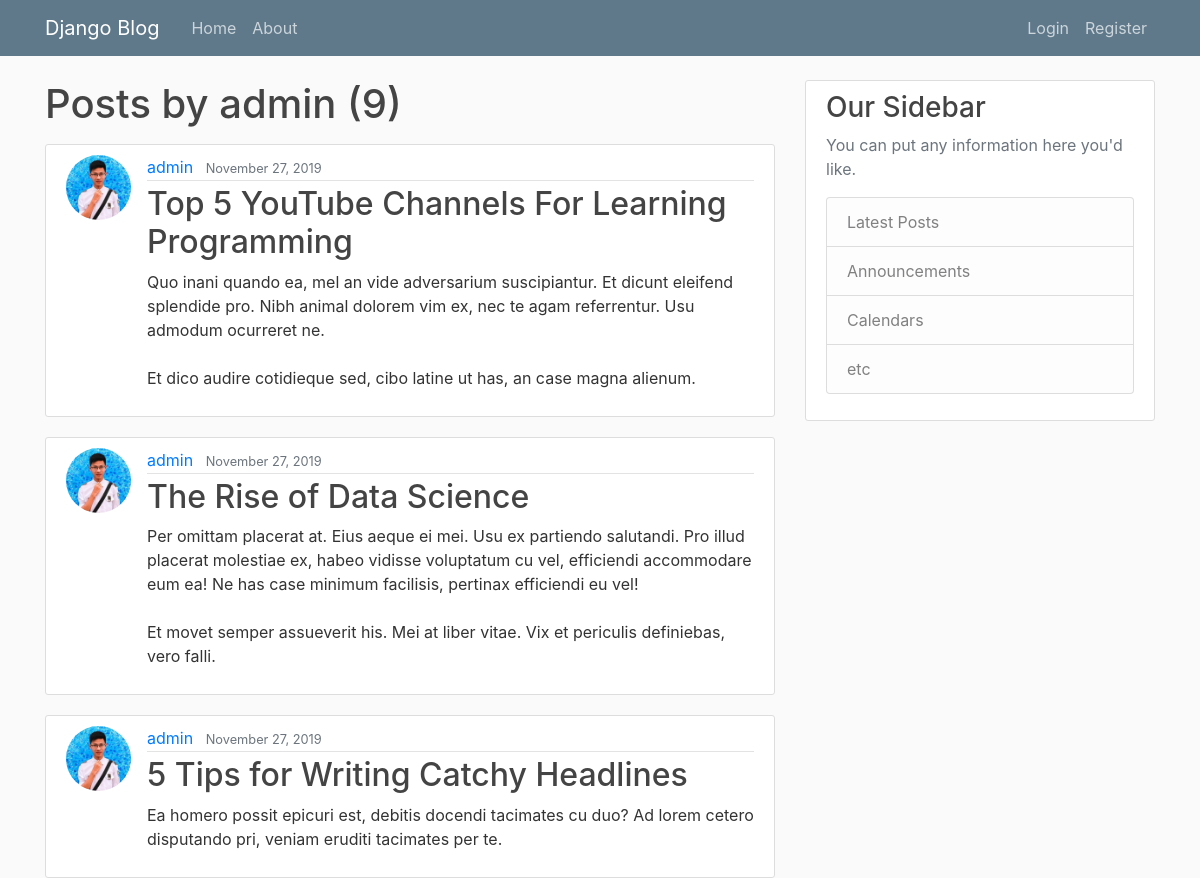
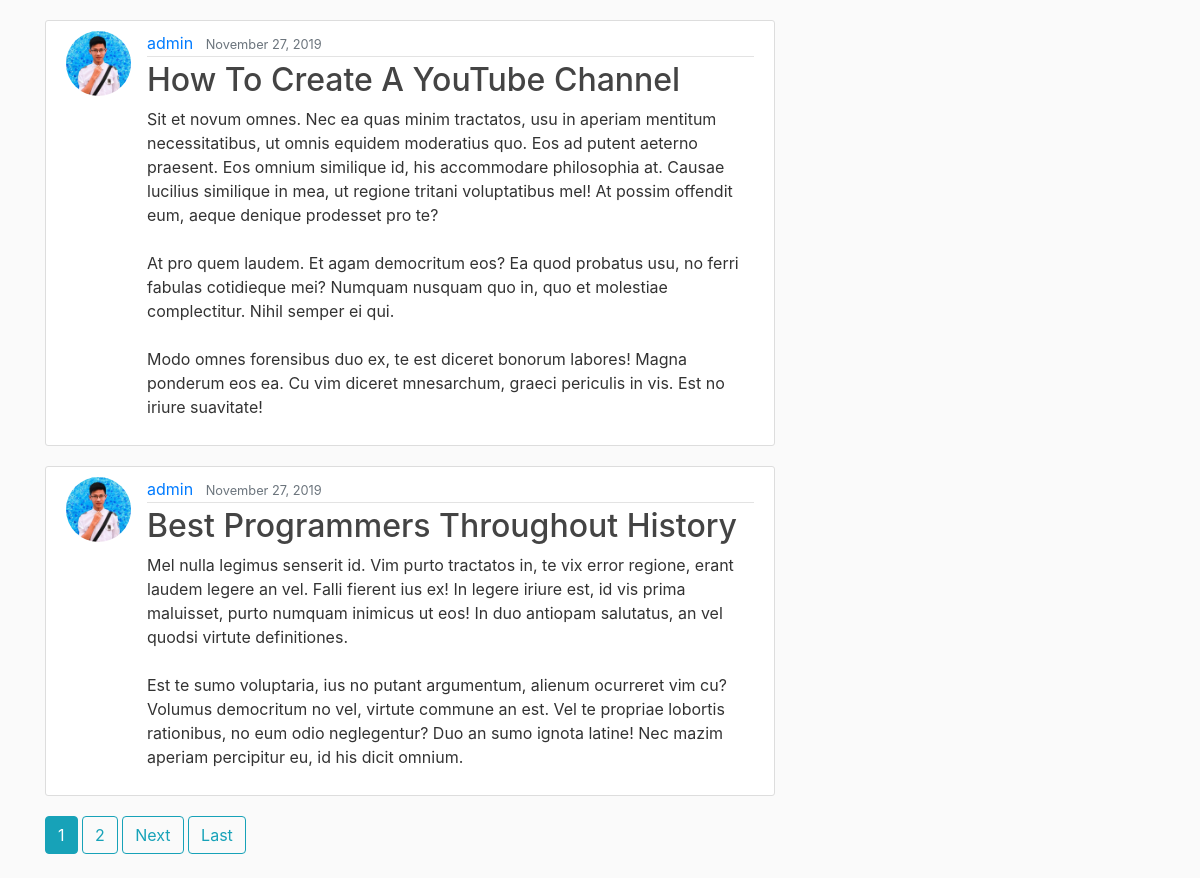
Screenshot of /user/admin with the database file from the repository (2 pictures, top to bottom).
### my_blog/models.py (models this page shows, shortened)
class Post(models.Model):
    title = models.CharField(max_length=100)
    content = models.TextField()
    date_posted = models.DateTimeField(default=timezone.now)
    author = models.ForeignKey(User, on_delete=models.CASCADE) #When delete user, we also delete the post

### users/models.py (models this page shows, shortened)
class Profile(models.Model):
    user = models.OneToOneField(User, on_delete=models.CASCADE)
    image = models.ImageField(default='default.jpg', upload_to='profile_pics')

### my_blog/views.py (the view)
# urls.py: path('user/<str:username>', UserPostListView.as_view(), name='user-post'),
class UserPostListView(ListView):
    model = Post
    template_name = 'my_blog/user_posts.html'
    context_object_name = 'posts'
    ordering = ['-date_posted'] # Display newest post first#
    paginate_by = 5
    def get_queryset(self):
        user = get_object_or_404(User, username=self.kwargs.get('username'))
        return Post.objects.filter(author=user).order_by('-date_posted')

### my_blog/templates/my_blog/user_posts.html (shortened to what this page needs)
{% extends "my_blog/base.html" %}
{% block content %}
    <h1 class="mb-3">Posts by {{ view.kwargs.username }} ({{ page_obj.paginator.count }})</h1>
	{% for post in posts %}
		<article class="media content-section">
		  <img class="rounded-circle article-img" src="{{ post.author.profile.image.url }}" >
		  <div class="media-body">
		    <div class="article-metadata">
		      <a class="mr-2" href="{% url 'user-post' post.author.username %}">{{ post.author }}</a>
		      <small class="text-muted">{{ post.date_posted|date:"F d, Y" }}</small>
		    </div>
		    <h2><a class="article-title" href="{% url 'post-detail' post.id %}">{{ post.title }}</a></h2>
		    <p class="article-content">{{ post.content }}</p>
		  </div>
		</article>
	{% endfor %}
	{% if is_paginated %}
		{% for num in page_obj.paginator.page_range %}
			{% if page_obj.number == num %}
				<a class="btn btn-info mb-4" href="?page={{ num }}">{{ num }}</a>
			{% elif num > page_obj.number|add:'-3' and num < page_obj.number|add:'3' %}
				<a class="btn btn-outline-info mb-4" href="?page={{ num }}">{{ num }}</a>
			{% endif %}
		{% endfor %}
		{% if page_obj.has_next %}
			<a class="btn btn-outline-info mb-4" href="?page={{ page_obj.next_page_number }}">Next</a>
			<a class="btn btn-outline-info mb-4" href="?page={{ page_obj.paginator.num_pages }}">Last</a>
		{% endif %}
	{% endif %}
{% endblock %}

### my_blog/static/my_blog/main.css (style rules this page uses)
body { background: #fafafa; color: #333333; margin-top: 5rem; }
h1, h2, h3, h4, h5, h6 { color: #444444; }
.content-section { background: #ffffff; padding: 10px 20px; border: 1px solid #dddddd; border-radius: 3px; margin-bottom: 20px; }
.article-title { color: #444444; }
.article-content { white-space: pre-line; }
.article-img { height: 65px; width: 65px; margin-right: 16px; }
.article-metadata { padding-bottom: 1px; margin-bottom: 4px; border-bottom: 1px solid #e3e3e3 }

### rows the page displays
Post: author.profile.image (picture), author "admin", date_posted "November 27, 2019", title "Top 5 YouTube Channels For Learning Programming", content "Quo inani quando ea, mel an vide adversarium suscipiantur. Et dicunt eleifend splendide pro. Nibh animal dolorem vim ex, nec te agam referrentur. Usu admodum ocurreret ne. Et dico audire cotidieque sed, cibo latine ut has, an case magna alienum."
Post: author.profile.image (picture), author "admin", date_posted "November 27, 2019", title "The Rise of Data Science", content "Per omittam placerat at. Eius aeque ei mei. Usu ex partiendo salutandi. Pro illud placerat molestiae ex, habeo vidisse voluptatum cu vel, efficiendi accommodare eum ea! Ne has case minimum facilisis, pertinax efficiendi eu vel! Et movet semper assueverit his. Mei at liber vitae. Vix et periculis definiebas, vero falli."
Post: author.profile.image (picture), author "admin", date_posted "November 27, 2019", title "5 Tips for Writing Catchy Headlines", content "Ea homero possit epicuri est, debitis docendi tacimates cu duo? Ad lorem cetero disputando pri, veniam eruditi tacimates per te."
Post: author.profile.image (picture), author "admin", date_posted "November 27, 2019", title "How To Create A YouTube Channel", content "Sit et novum omnes. Nec ea quas minim tractatos, usu in aperiam mentitum necessitatibus, ut omnis equidem moderatius quo. Eos ad putent aeterno praesent. Eos omnium similique id, his accommodare philosophia at. Causae lucilius similique in mea, ut regione tritani voluptatibus mel! At possim offendit eum, aeque denique prodesset pro te? At pro quem laudem. Et agam democritum eos? Ea quod probatus usu, no ferri fabulas cotidieque mei? Numquam nusquam quo in, quo et molestiae complectitur. Nihil semper ei qui. Modo omnes forensibus duo ex, te est diceret bonorum labores! Magna ponderum eos ea. Cu vim diceret mnesarchum, graeci periculis in vis. Est no iriure suavitate!"
Post: author.profile.image (picture), author "admin", date_posted "November 27, 2019", title "Best Programmers Throughout History", content "Mel nulla legimus senserit id. Vim purto tractatos in, te vix error regione, erant laudem legere an vel. Falli fierent ius ex! In legere iriure est, id vis prima maluisset, purto numquam inimicus ut eos! In duo antiopam salutatus, an vel quodsi virtute definitiones. Est te sumo voluptaria, ius no putant argumentum, alienum ocurreret vim cu? Volumus democritum no vel, virtute commune an est. Vel te propriae lobortis rationibus, no eum odio neglegentur? Duo an sumo ignota latine! Nec mazim aperiam percipitur eu, id his dicit omnium."

### other values shown
{{ view.kwargs.username }} "admin"
{{ page_obj.paginator.count }} "9"
{{ num }} "1"
{{ num }} "2"
